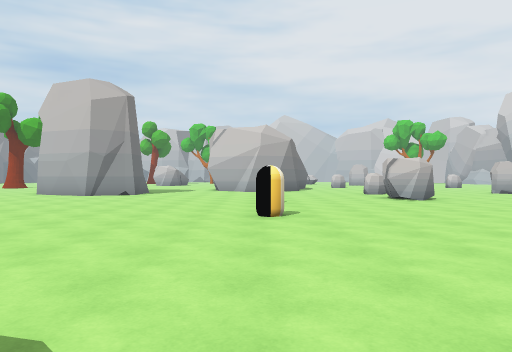
View 1 (above)

24 first-person views from a walk through a 3-D level made in the Unity game engine. The camera is 1.4 m above the floor, looks level and sees 70° across. The floor is counted in squares, 2 m on a side. Each view is taken from the middle of a square. On the plan, view 1 faces up. The plan holds only what a view shows up to about 11 squares ahead; the rest is blank. The place goes on beyond the plan. The player is left out. Some animated figures are left out.

View 2
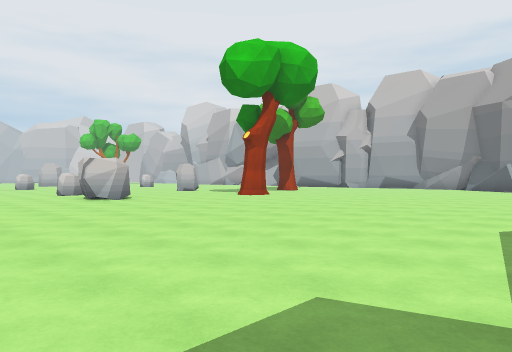

View 3
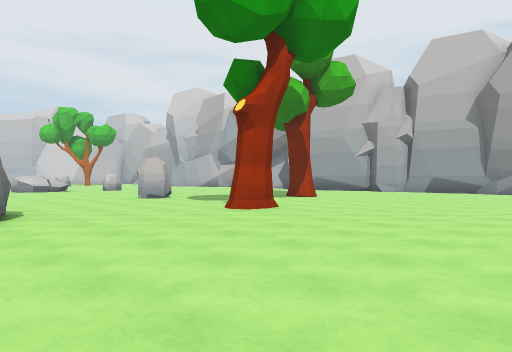

View 4
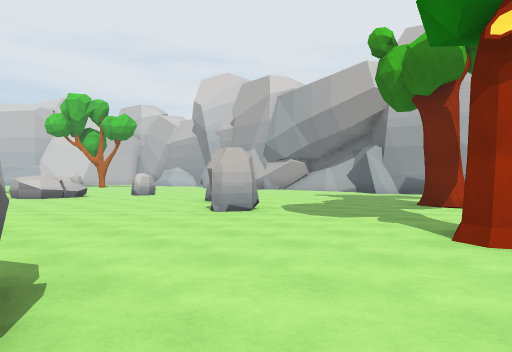

View 5
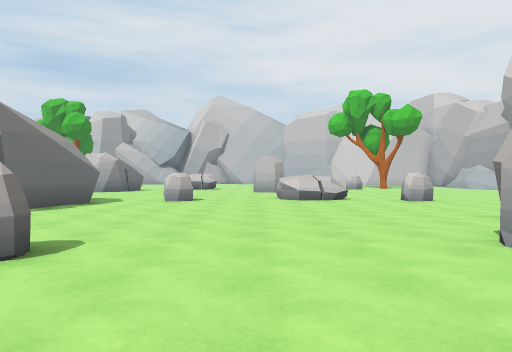

View 6
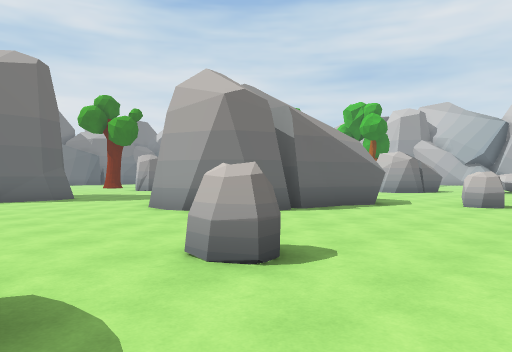

View 7
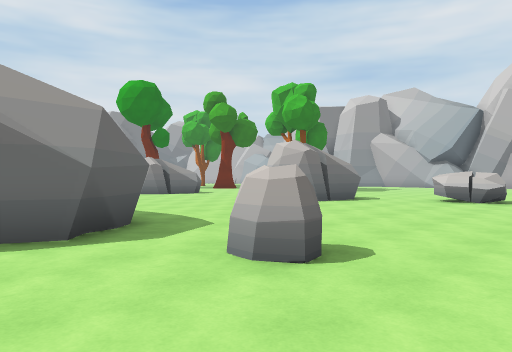

View 8
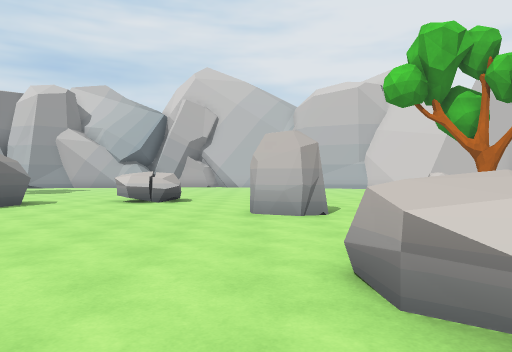

View 9
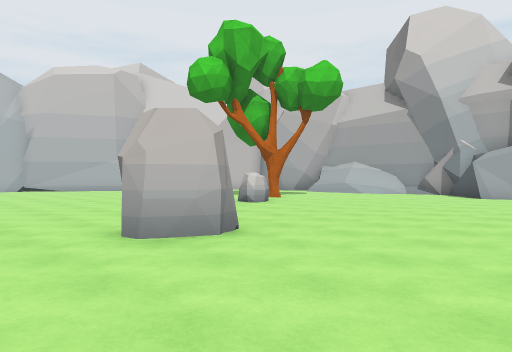

View 10
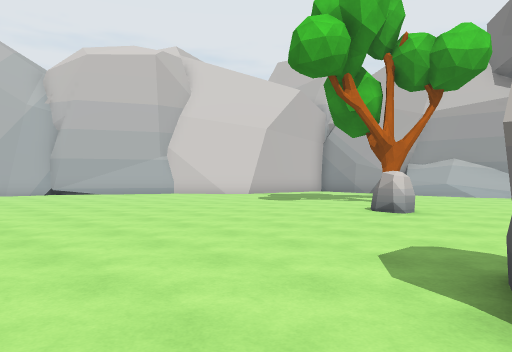

View 11
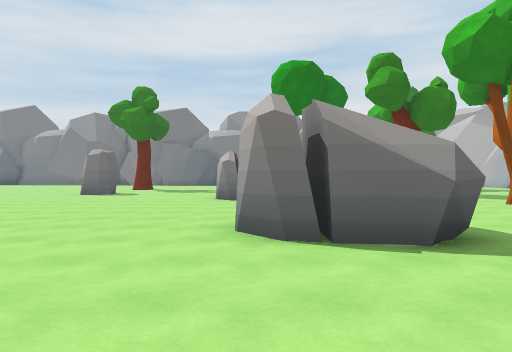

View 12
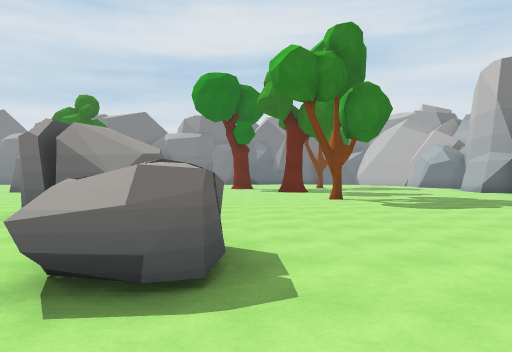

View 13
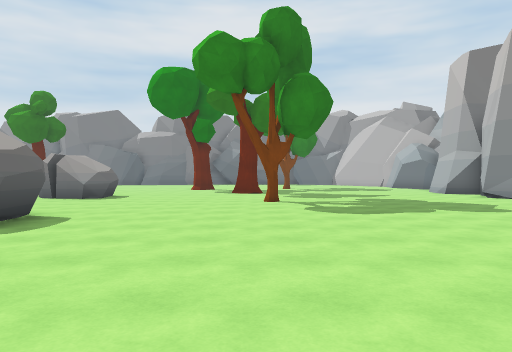

View 14
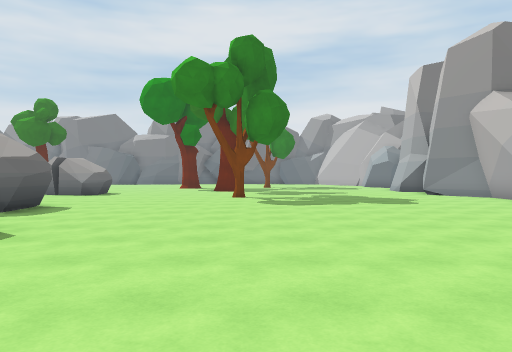

View 15
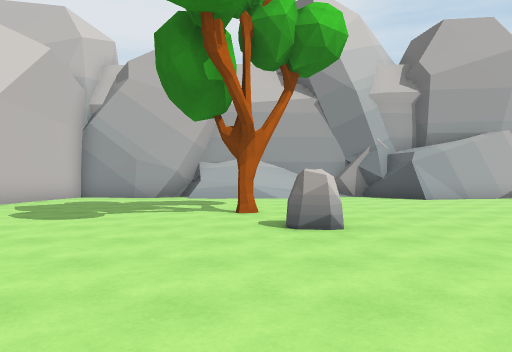

View 16
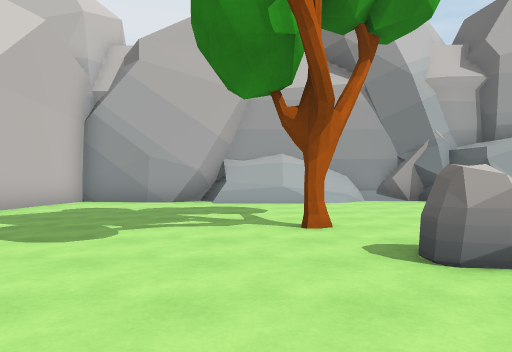

View 17
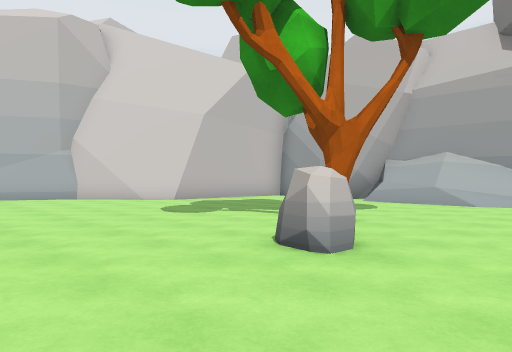

View 18
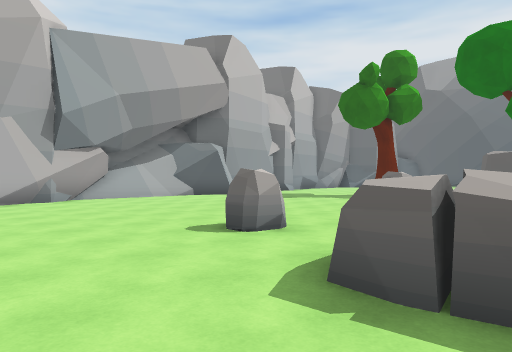

View 19
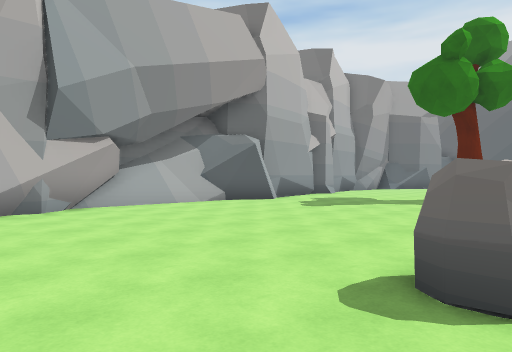

View 20
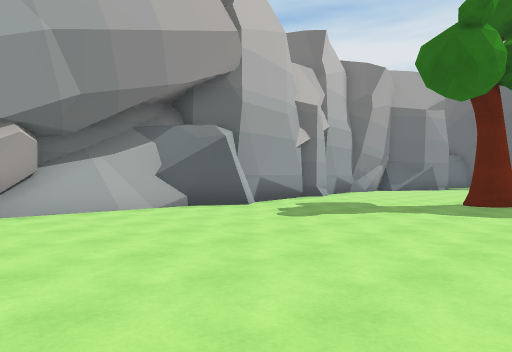

View 21
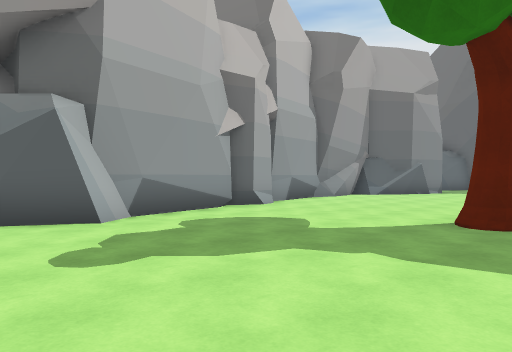

View 22
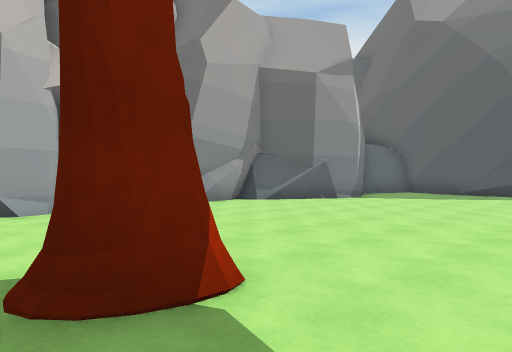

View 23
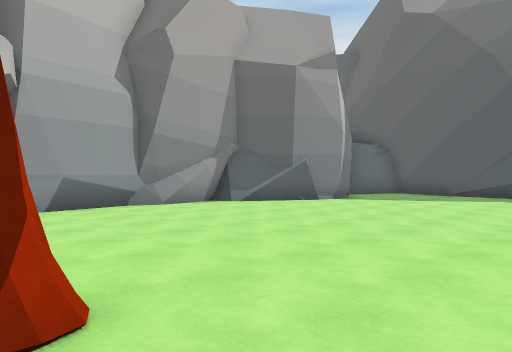

View 24
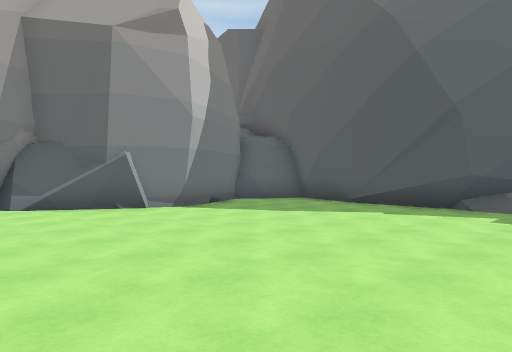

### Floor plan
Points are (right, up) in squares from view 1. A wall is a line through its corners. A room is listed if a view was taken in it or the views show most of it. See-through windows are left out.
Room 1 (views 1, 2, 3, 4, 5, 6, 7, 8, 9, 10, 11, 12, 13, 14, 15, 16, 17, 18, 19, 20, 21, 22, 23, 24)
walls: (2.3, 19.4) (2.1, 18.2) (1.7, 18.2); (2.4, 21.2) (2.6, 20.7) (2.9, 20.5) (2.2, 19); (2.1, 18) (2, 17.3); (1.7, 21.9) (2.9, 20.5); (1.3, 16.5) (1, 16.3) (0.3, 16.1) (-0.4, 16.1); (-4.6, 15.2) (-4.6, 14); (-4.9, 15.7) (-4.5, 15.1); (18.7, 21.7) (18.4, 23.2); (18.1, 25) (17.7, 26.2); (18.5, 15.9) (19.4, 17.6); (18.1, 25.3) (18, 25.9); (19.2, 20.9) (18.3, 23); (19.5, 19.9) (19.7, 20.8); (19.5, 18.4) (19.5, 20.7); (19.6, 20.1) (18.9, 21.1); (19.4, 17.3) (19.6, 18.7); (19.7, 19.3) (19.8, 20.3); (19, 15.2) (18.5, 15.9) (18.7, 16.2); (19, 14.7) (18.9, 15.5); (18.9, 27.1) (19.3, 27.5); (19.2, 12.9) (18.8, 15.4); (19.3, 27.2) (19.2, 28) (19.4, 28.5); (19.4, 12.3) (18.9, 14.8); (19.4, 28.1) (19.4, 30.7); (19.4, 29.5) (19.2, 30); (19.3, 29.9) (18.8, 31.4); (19.4, 30) (19, 31.3) (19.2, 32.5); (19.3, 31.2) (19.4, 31.9); (19.8, 9.4) (19.7, 10.8) (19.5, 10.9) (19.3, 11.7) (19.7, 12.2); (19.4, 31.6) (19.3, 33); (19.2, 33.2) (18.8, 33.6) (18.7, 34.9); (19.2, 33.2) (18.6, 34); (19.3, 33.3) (19.1, 33.5); (19.8, 6.4) (20.3, 7.7) (19.9, 9.9); (18.7, 34.8) (19, 36.7) (16.9, 37.2); (20.2, 6.5) (20.3, 7.7); (20, 5.6) (19.9, 7.2); (13.9, 38.5) (13, 39.6) (11.1, 40.6); (17.2, 37.1) (15.1, 37.3) (14.5, 38); (20.2, 5.2) (20, 6.1) (20.4, 6.8); (19.3, 4.1) (20, 5.2); (19.2, 4) (19.8, 4.4); (18.4, 3.2) (19.2, 4.6); (18.3, 3.1) (18.7, 3.6); (18.1, 2.2) (18.6, 3.3); (12.3, -1.1) (16.1, -1.5); (12.4, -1.3) (13.1, -1.1) (16, -1.8); (12.4, -1.4) (13.5, -1.2); (18.7, 0.6) (18.2, 2.1) (18.3, 2.6); (15, -1.6) (16.7, -1.6); (16.2, -1.6) (17.6, -2.1); (19.3, -0.3) (18.5, 1.1)
low walls: (18.6, 21.9) (18.7, 22.4); (19.3, 20.4) (19.3, 21.1); (19.4, 20.4) (19.5, 20.8) (18.8, 21.9); (19.2, 17.1) (19.2, 17.6); (19.2, 17.1) (19.3, 17.6); (19, 29.5) (18.8, 30.2); (19.1, 29.7) (18.7, 31.3); (18.8, 31.4) (19, 32.7); (19.1, 32.5) (19.1, 33.1) (19.2, 33.2); (19.4, 5) (19.6, 5.4); (19.5, 4.8) (19.8, 5.3); (12.4, -1.3) (13.1, -1.4)
objects: other object (-6, 26) to (-5, 28); other object (-4, 34); other object (-1, 27) to (1, 29); other object (0, 6); other object (4, 11) to (5, 12); other object (4, 30) to (5, 30); other object (5, 14); other object (5, 21) to (5, 22); other object (7, 27) to (8, 27); other object (8, 22) to (9, 23); other object (10, 10); other object (10, 15); other object (12, 17); other object (12, 21); other object (12, 30); other object (14, 12); other object (14, 31)

Where each view was taken, in squares from view 1:
view 1: 0 up, 0 right, facing up
view 2: 0 up, 0 right, facing up-right
view 3: 4 up, 4 right, facing up-right
view 4: 9 up, 5 right, facing up-right
view 5: 11 up, 7 right, facing up
view 6: 12 up, 7 right, facing up-left
view 7: 19 up, 7 right, facing up-left
view 8: 20 up, 7 right, facing up
view 9: 23 up, 5 right, facing up-right
view 10: 27 up, 5 right, facing up-right
view 11: 27 up, 5 right, facing left
view 12: 31 up, 7 right, facing left
view 13: 33 up, 6 right, facing left
view 14: 34 up, 8 right, facing left
view 15: 31 up, 7 right, facing right
view 16: 32 up, 9 right, facing right
view 17: 28 up, 9 right, facing up-right
view 18: 25 up, 8 right, facing down-right
view 19: 24 up, 11 right, facing down-right
view 20: 22 up, 12 right, facing down-right
view 21: 18 up, 13 right, facing down-right
view 22: 13 up, 12 right, facing down-right
view 23: 12 up, 12 right, facing down-right
view 24: 7 up, 11 right, facing down-right
